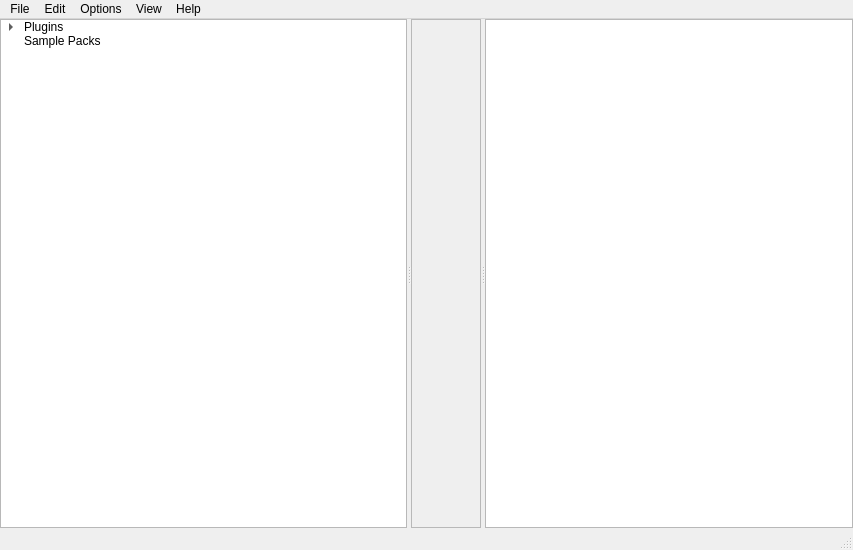
<?xml version="1.0" encoding="UTF-8"?>
<ui version="4.0">
 <class>VeraCoreQTClass</class>
 <widget class="QMainWindow" name="VeraCoreQTClass">
  <property name="geometry">
   <rect>
    <x>0</x>
    <y>0</y>
    <width>853</width>
    <height>550</height>
   </rect>
  </property>
  <property name="windowTitle">
   <string>VeraCore</string>
  </property>
  <widget class="QWidget" name="centralWidget">
   <layout class="QVBoxLayout" name="verticalLayout">
    <property name="spacing">
     <number>0</number>
    </property>
    <property name="leftMargin">
     <number>0</number>
    </property>
    <property name="topMargin">
     <number>0</number>
    </property>
    <property name="rightMargin">
     <number>0</number>
    </property>
    <property name="bottomMargin">
     <number>0</number>
    </property>
    <item>
     <widget class="QSplitter" name="mainSplitter">
      <property name="orientation">
       <enum>Qt::Horizontal</enum>
      </property>
      <widget class="QTreeWidget" name="browserTree">
       <property name="headerHidden">
        <bool>true</bool>
       </property>
       <column>
        <property name="text">
         <string>Browser</string>
        </property>
       </column>
       <item>
        <property name="text">
         <string>Plugins</string>
        </property>
        <item>
         <property name="text">
          <string>Audio Plugins</string>
         </property>
         <item>
          <property name="text">
           <string>Clap</string>
          </property>
         </item>
         <item>
          <property name="text">
           <string>VST3</string>
          </property>
         </item>
         <item>
          <property name="text">
           <string>VST</string>
          </property>
         </item>
        </item>
        <item>
         <property name="text">
          <string>Generator Plugins</string>
         </property>
         <item>
          <property name="text">
           <string>Clap</string>
          </property>
         </item>
         <item>
          <property name="text">
           <string>VST3</string>
          </property>
         </item>
         <item>
          <property name="text">
           <string>VST</string>
          </property>
         </item>
        </item>
       </item>
       <item>
        <property name="text">
         <string>Sample Packs</string>
        </property>
       </item>
      </widget>
      <widget class="QSplitter" name="playlistSplitter">
       <property name="orientation">
        <enum>Qt::Horizontal</enum>
       </property>
       <widget class="QScrollArea" name="trackHeadersScroll">
        <property name="widgetResizable">
         <bool>true</bool>
        </property>
        <property name="horizontalScrollBarPolicy">
         <enum>Qt::ScrollBarAlwaysOff</enum>
        </property>
        <widget class="QWidget" name="trackHeadersContainer">
         <layout class="QVBoxLayout" name="trackHeadersLayout">
          <property name="spacing">
           <number>2</number>
          </property>
          <property name="leftMargin">
           <number>0</number>
          </property>
          <property name="topMargin">
           <number>0</number>
          </property>
          <property name="rightMargin">
           <number>0</number>
          </property>
          <property name="bottomMargin">
           <number>0</number>
          </property>
          <item>
           <spacer name="trackHeadersSpacer">
            <property name="orientation">
             <enum>Qt::Vertical</enum>
            </property>
            <property name="sizeHint" stdset="0">
             <size>
              <width>20</width>
              <height>40</height>
             </size>
            </property>
           </spacer>
          </item>
         </layout>
        </widget>
       </widget>
       <widget class="QGraphicsView" name="playlistView">
       </widget>
      </widget>
     </widget>
    </item>
   </layout>
  </widget>
  <widget class="QMenuBar" name="menuBar">
   <property name="geometry">
    <rect>
     <x>0</x>
     <y>0</y>
     <width>853</width>
     <height>22</height>
    </rect>
   </property>
   <property name="defaultUp">
    <bool>false</bool>
   </property>
   <widget class="QMenu" name="menuFile">
    <property name="title">
     <string>File</string>
    </property>
    <widget class="QMenu" name="menuImport">
     <property name="title">
      <string>Import</string>
     </property>
     <addaction name="actionMIDI"/>
    </widget>
    <widget class="QMenu" name="menuExport">
     <property name="title">
      <string>Export</string>
     </property>
     <addaction name="actionWAV"/>
     <addaction name="actionFLAC"/>
     <addaction name="actionMP3"/>
     <addaction name="actionOGG"/>
     <addaction name="actionMIDI_2"/>
     <addaction name="separator"/>
     <addaction name="actionZipped_Project"/>
    </widget>
    <addaction name="actionOpen"/>
    <addaction name="actionNew"/>
    <addaction name="separator"/>
    <addaction name="actionSave"/>
    <addaction name="actionSave_As"/>
    <addaction name="separator"/>
    <addaction name="menuImport"/>
    <addaction name="menuExport"/>
    <addaction name="separator"/>
    <addaction name="actionExit"/>
   </widget>
   <widget class="QMenu" name="menuEdit">
    <property name="title">
     <string>Edit</string>
    </property>
    <addaction name="actionUndo"/>
    <addaction name="actionRedo"/>
    <addaction name="separator"/>
    <addaction name="actionCopy"/>
    <addaction name="actionPaste"/>
    <addaction name="actionCut"/>
   </widget>
   <widget class="QMenu" name="menuOptions">
    <property name="title">
     <string>Options</string>
    </property>
    <addaction name="actionPreferences"/>
    <addaction name="actionProject_Settings"/>
   </widget>
   <widget class="QMenu" name="menuView">
    <property name="title">
     <string>View</string>
    </property>
    <addaction name="actionPlaylist"/>
    <addaction name="actionMixer"/>
    <addaction name="actionMIDI_Editor"/>
    <addaction name="actionBrowser"/>
    <addaction name="actionTempo_Tapper"/>
   </widget>
   <widget class="QMenu" name="menuHelp">
    <property name="title">
     <string>Help</string>
    </property>
    <addaction name="actionAbout"/>
    <addaction name="actionHelp"/>
    <addaction name="separator"/>
    <addaction name="actionCheck_For_Update"/>
   </widget>
   <addaction name="menuFile"/>
   <addaction name="menuEdit"/>
   <addaction name="menuOptions"/>
   <addaction name="menuView"/>
   <addaction name="menuHelp"/>
  </widget>
  <widget class="QStatusBar" name="statusBar"/>
  <action name="actionOpen">
   <property name="text">
    <string>Open</string>
   </property>
  </action>
  <action name="actionNew">
   <property name="text">
    <string>New</string>
   </property>
  </action>
  <action name="actionSave">
   <property name="text">
    <string>Save</string>
   </property>
  </action>
  <action name="actionSave_As">
   <property name="text">
    <string>Save As</string>
   </property>
  </action>
  <action name="actionExit">
   <property name="icon">
    <iconset theme="application-exit">
     <normaloff>.</normaloff>.</iconset>
   </property>
   <property name="text">
    <string>Exit</string>
   </property>
  </action>
  <action name="actionMIDI">
   <property name="text">
    <string>MIDI</string>
   </property>
  </action>
  <action name="actionWAV">
   <property name="text">
    <string>WAV</string>
   </property>
  </action>
  <action name="actionFLAC">
   <property name="text">
    <string>FLAC</string>
   </property>
  </action>
  <action name="actionMP3">
   <property name="text">
    <string>MP3</string>
   </property>
  </action>
  <action name="actionOGG">
   <property name="text">
    <string>OGG</string>
   </property>
  </action>
  <action name="actionMIDI_2">
   <property name="text">
    <string>MIDI</string>
   </property>
  </action>
  <action name="actionZipped_Project">
   <property name="text">
    <string>Zipped Project</string>
   </property>
  </action>
  <action name="actionUndo">
   <property name="text">
    <string>Undo</string>
   </property>
  </action>
  <action name="actionRedo">
   <property name="text">
    <string>Redo</string>
   </property>
  </action>
  <action name="actionCopy">
   <property name="text">
    <string>Copy</string>
   </property>
  </action>
  <action name="actionPaste">
   <property name="text">
    <string>Paste</string>
   </property>
  </action>
  <action name="actionCut">
   <property name="text">
    <string>Cut</string>
   </property>
  </action>
  <action name="actionGeneral">
   <property name="text">
    <string>General</string>
   </property>
  </action>
  <action name="actionAudio">
   <property name="text">
    <string>Audio</string>
   </property>
  </action>
  <action name="actionMIDI_3">
   <property name="text">
    <string>MIDI</string>
   </property>
  </action>
  <action name="actionPlugins">
   <property name="text">
    <string>Plugins</string>
   </property>
  </action>
  <action name="actionFiles">
   <property name="text">
    <string>Files</string>
   </property>
  </action>
  <action name="actionPlaylist">
   <property name="checkable">
    <bool>true</bool>
   </property>
   <property name="checked">
    <bool>true</bool>
   </property>
   <property name="text">
    <string>Playlist</string>
   </property>
  </action>
  <action name="actionMixer">
   <property name="checkable">
    <bool>true</bool>
   </property>
   <property name="text">
    <string>Mixer</string>
   </property>
  </action>
  <action name="actionMIDI_Editor">
   <property name="checkable">
    <bool>true</bool>
   </property>
   <property name="text">
    <string>MIDI Editor</string>
   </property>
  </action>
  <action name="actionBrowser">
   <property name="checkable">
    <bool>true</bool>
   </property>
   <property name="checked">
    <bool>true</bool>
   </property>
   <property name="text">
    <string>Browser</string>
   </property>
  </action>
  <action name="actionTempo_Tapper">
   <property name="checkable">
    <bool>true</bool>
   </property>
   <property name="text">
    <string>Tempo Tapper</string>
   </property>
  </action>
  <action name="actionAbout">
   <property name="text">
    <string>About</string>
   </property>
  </action>
  <action name="actionHelp">
   <property name="text">
    <string>Help</string>
   </property>
  </action>
  <action name="actionCheck_For_Update">
   <property name="text">
    <string>Check For Update</string>
   </property>
  </action>
  <action name="actionPreferences">
   <property name="text">
    <string>Preferences</string>
   </property>
  </action>
  <action name="actionProject_Settings">
   <property name="text">
    <string>Project Settings</string>
   </property>
  </action>
 </widget>
 <layoutdefault spacing="6" margin="11"/>
 <resources>
  <include location="VeraCore.qrc"/>
 </resources>
 <connections>
  <connection>
   <sender>actionExit</sender>
   <signal>triggered()</signal>
   <receiver>VeraCoreQTClass</receiver>
   <slot>close()</slot>
   <hints>
    <hint type="sourcelabel">
     <x>-1</x>
     <y>-1</y>
    </hint>
    <hint type="destinationlabel">
     <x>426</x>
     <y>274</y>
    </hint>
   </hints>
  </connection>
 </connections>
</ui>
